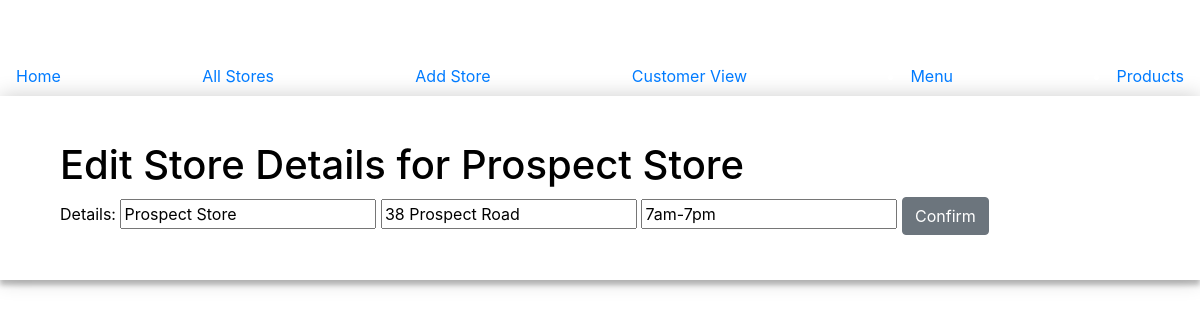
Page /editStore/3 on the committed database.
### app.py (models this page shows, shortened)
class Stores(db.Model):
    id = db.Column(db.Integer, primary_key=True)
    name = db.Column(db.String(100), nullable=False)
    address = db.Column(db.String(100), nullable=False)
    opening_hours = db.Column(db.String(50))
    petrols = db.relationship('Petrol', backref='store', lazy=True)

### app.py (the view)
@app.route('/editStore/<int:store_id>', methods=['GET', 'POST'])
def editStore(store_id):
    store = Stores.query.get_or_404(store_id)
    if request.method == "POST":
        new_name = request.form.get('name')
        if new_name:
            store.name = new_name
            db.session.commit()
            return redirect(url_for('storesDisplay'))
    return render_template('editStore.html', store=store)

### templates/editStore.html (shortened to what this page needs)
{% extends 'base.html' %}
{% block content %}
    <div class="container">
        <h1>Edit Store Details for {{ store.name }}</h1>
        <form action="{{ url_for('editStore', store_id=store.id) }}" method="POST">
            <label for="name">Details:</label>
            <input type="text" name="name" id="name" value="{{ store.name }}">
            <input type="text" name="address" id="address" value="{{ store.address }}">
            <input type="text" name="opening_hours" id="opening_hours" value="{{ store.opening_hours }}">
            <input type="submit" value="Confirm" class="btn btn-secondary">
        </form>
    </div>
{% endblock %}

### templates/base.html (style rules this page uses)
body { background-image: url('https://generated-assets.prod.myninja.ai/2ce54d58-cb51-4359-8ef3-736d2041e1fb/bd1ad6ae-335c-4c6b-ac0a-22bb35dca7f8_2.jpeg'); background-size: cover; background-repeat: no-repeat; background-position: 50% 40%; color: white; }

### rows in the picture
Stores: name "Prospect Store", address "38 Prospect Road", opening_hours "7am-7pm"
